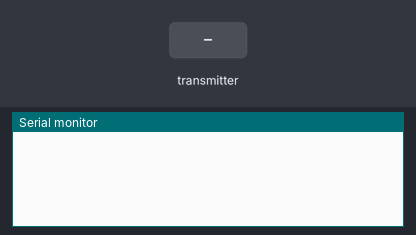
A sketch run on a simulated Arduino Uno, built with avr-gcc and run on an emulated ATmega328P. Parts: the last lines printed to the serial monitor. Inputs (shaded band) come from the test bench. No radio packets arrive unless stated.

Above: at 1.2 s.
1.3 s: the transmitter starts sending got_time = 0
At 1.37 s:
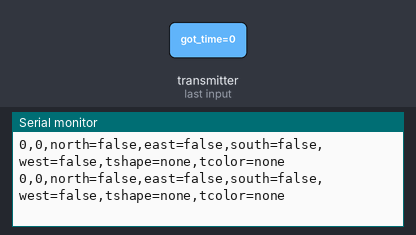
3.2 s: the transmitter starts sending got_time = 1023
At 3.22 s:
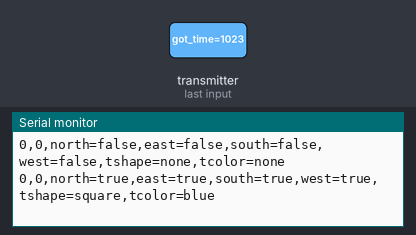

The sketch:

radio.ino
```cpp
// (licence header left out)
/**
 * Example for Getting Started with nRF24L01+ radios.
 *
 * This is an example of how to use the RF24 class.  Write this sketch to two
 * different nodes.  Put one of the nodes into 'transmit' mode by connecting
 * with the serial monitor and sending a 'T'.  The ping node sends the current
 * time to the pong node, which responds by sending the value back.  The ping
 * node can then see how long the whole cycle took.
 */

#include <SPI.h>
#include "nRF24L01.h"
#include "RF24.h"
#include "printf.h"

//
// Hardware configuration
//

// Set up nRF24L01 radio on SPI bus plus pins 9 & 10

RF24 radio(9,10);

//
// Topology
//

// Radio pipe addresses for the 2 nodes to communicate.
const uint64_t pipes[2] = { 0x0000000016LL, 0x00000000017LL };

//
// Role management
//
// Set up role.  This sketch uses the same software for all the nodes
// in this system.  Doing so greatly simplifies testing.
//

// The various roles supported by this sketch
typedef enum { role_ping_out = 1, role_pong_back } role_e;

// The debug-friendly names of those roles
const char* role_friendly_name[] = { "invalid", "Ping out", "Pong back"};

// The role of the current running sketch
role_e role = role_pong_back;

unsigned long got_time;

int currentCell;

int maze[22] = {
  0x00D0,//  B0000|0000|1101|0000,
  0x0850,//  B0000|1000|0101|0000,
  0x1030,//  B0001|0000|0011|0000,
  0x1160,//  B0001|0001|0110|0000,
  0x0950,//  B0000|1001|0101|0000,
  0x0190,//  B0000|0001|1001|0000,
  0x0280,//  B0000|0010|1000|0000,
  0x0A50,//  B0000|1010|0101|0000,
  0x1250,//  B0001|0010|0101|0000,
  0x1A20,//  B0001|1010|0010|0000,
  0x19A0,//  B0001|1001|1010|0000,
  0x18B0,//  B0001|1000|1011|0000,
  0x19A0,//  B0001|1001|1010|0000,
  0x1A20,//  B0001|1010|0010|0000,
  0x1BE0,//  B0001|1011|1110|0000,
  0x1A20,//  B0001|1010|0010|0000,
  0x1250,//  B0001|0010|0101|0000,
  0x0A50,//  B0000|1010|0101|0000,
  0x0280,//  B0000|0010|1000|0000,
  0x03C0,//  B0000|0011|1100|0000,
  0x0B50,//  B0000|1011|0101|0000,
  0x1370,//  B0001|0011|0111|0000
};


void setup(void)
{
  //
  // Print preamble
  //
  currentCell = 0;
  Serial.begin(57600);
  printf_begin();
  printf("\n\rRF24/examples/GettingStarted/\n\r");
  printf("ROLE: %s\n\r",role_friendly_name[role]);
  printf("*** PRESS 'T' to begin transmitting to the other node\n\r");

  //
  // Setup and configure rf radio
  //

  radio.begin();

  // optionally, increase the delay between retries & # of retries
  radio.setRetries(15,15);
  radio.setAutoAck(true);
  // set the channel
  radio.setChannel(0x50);
  // set the power
  // RF24_PA_MIN=-18dBm, RF24_PA_LOW=-12dBm, RF24_PA_MED=-6dBM, and RF24_PA_HIGH=0dBm.
  radio.setPALevel(RF24_PA_MIN);
  //RF24_250KBPS for 250kbs, RF24_1MBPS for 1Mbps, or RF24_2MBPS for 2Mbps
  radio.setDataRate(RF24_250KBPS);

  // optionally, reduce the payload size.  seems to
  // improve reliability
  radio.setPayloadSize(2);

  //
  // Open pipes to other nodes for communication
  //

  // This simple sketch opens two pipes for these two nodes to communicate
  // back and forth.
  // Open 'our' pipe for writing
  // Open the 'other' pipe for reading, in position #1 (we can have up to 5 pipes open for reading)

  if ( role == role_ping_out )
  {
    radio.openWritingPipe(pipes[0]);
    radio.openReadingPipe(1,pipes[1]);
  }
  else
  {
    radio.openWritingPipe(pipes[1]);
    radio.openReadingPipe(1,pipes[0]);
  }

  //
  // Start listening
  //

  radio.startListening();

  //
  // Dump the configuration of the rf unit for debugging
  //

  radio.printDetails();
}

void loop(void)
{
  //
  // Ping out role.  Repeatedly send the current time
  //

  if (role == role_ping_out)
  {
    while (currentCell <= 21) {
      // First, stop listening so we can talk.
      radio.stopListening();

      // Take the time, and send it.  This will block until complete
      unsigned long time = millis();
      int msg = maze[currentCell];
      printf("Now sending %lu...",msg);
      bool ok = radio.write( &msg, sizeof(int) );

      if (ok)
        printf("ok...");
      else
        printf("failed.\n\r");

      // Now, continue listening
      radio.startListening();

      // Wait here until we get a response, or timeout (250ms)
      unsigned long started_waiting_at = millis();
      bool timeout = false;
      while ( ! radio.available() && ! timeout )
        if (millis() - started_waiting_at > 200 )
          timeout = true;

      // Describe the results
      if ( timeout )
      {
        while (timeout) {
          printf("Now sending %lu...",msg);
          bool ok = radio.write( &msg, sizeof(byte) );

          if (ok)
            printf("ok...");
          else
            printf("failed.\n\r");

          // Now, continue listening
          radio.startListening();

          // Wait here until we get a response, or timeout (250ms)
          started_waiting_at = millis();
          timeout = false;
          while ( ! radio.available() && ! timeout )
            if (millis() - started_waiting_at > 200 )
              timeout = true;
        }
      }
      else
      {
        // Grab the response, compare, and send to debugging spew
        unsigned long got_time;
        radio.read( &got_time, sizeof(unsigned long) );

        // Spew it
        printf("Got response %lu, round-trip delay: %lu\n\r",got_time,millis()-got_time);
      }


      // Try again 1s later
      delay(1000);
      currentCell = currentCell+1;
    }
  }

  //
  // Pong back role.  Receive each packet, dump it out, and send it back
  //

  if ( role == role_pong_back )
  {
    // if there is data ready
    if ( radio.available() )
    {
      // Dump the payloads until we've gotten everything
      byte msg;
      bool done = false;
      while (!done)
      {
        // Fetch the payload, and see if this was the last one.
        done = radio.read( &msg, sizeof(byte) );

        String x = String(msg >> 11);
        String y = String(msg >> 8);
        String north = "false";
        String east = "false";
        String south = "false";
        String west = "false";
        String shape;
        String color;

        if ((msg & B10000000) == B10000000)
          north = "true";

        if ((msg & B01000000) == B01000000)
          east = "true";

        if ((msg & B00100000) == B00100000)
          south = "true";

        if ((msg & B00010000) == B00010000)
          west = "true";

        switch (msg & B00001100) {
          case B00000000:
            shape = "none";
            break;
          case B00000100:
            shape = "circle";
            break;
          case B00001000:
            shape = "triangle";
            break;
          case B00001100:
            shape = "square";
            break;
          default:
            shape = "none";
            break;
        }

        switch (msg & B00000011) {
          case B00000000:
            color = "none";
            break;
          case B00000001:
            color = "red";
            break;
          case B00000010:
            color = "green";
            break;
          case B00000011:
            color = "blue";
            break;
          default:
            color = "none";
            break;
        }
        String results = x+","+y+",north="+north+",east="+east+",south="+south+",west="+west+",tshape="+shape+",tcolor="+color;
//        results = results.concat(north);
//        results = results.concat(",east=");
//        results = results.concat(east);
//        results = results.concat(",south=");
//        results = results.concat(south);
//        results = results.concat(",west=");
//        results = results.concat(west);
//        results = results.concat(",tshape=");
//        results = results.concat(shape);
//        results = results.concat(",tcolor=");
//        results = results.concat(color);

        Serial.println(results);

        // Delay just a little bit to let the other unit
        // make the transition to receiver
        delay(20);

      }

      // First, stop listening so we can talk
      radio.stopListening();

      // Send the final one back.
      radio.write( &got_time, sizeof(unsigned long) );
      printf("Sent response.\n\r");

      // Now, resume listening so we catch the next packets.
      radio.startListening();
    }
  }

  //
  // Change roles
  //

  if ( Serial.available() )
  {
    char c = toupper(Serial.read());
    if ( c == 'T' && role == role_pong_back )
    {
      printf("*** CHANGING TO TRANSMIT ROLE -- PRESS 'R' TO SWITCH BACK\n\r");

      // Become the primary transmitter (ping out)
      role = role_ping_out;
      radio.openWritingPipe(pipes[0]);
      radio.openReadingPipe(1,pipes[1]);
    }
    else if ( c == 'R' && role == role_ping_out )
    {
      printf("*** CHANGING TO RECEIVE ROLE -- PRESS 'T' TO SWITCH BACK\n\r");

      // Become the primary receiver (pong back)
      role = role_pong_back;
      radio.openWritingPipe(pipes[1]);
      radio.openReadingPipe(1,pipes[0]);
    }
  }
}
// vim:cin:ai:sts=2 sw=2 ft=cpp
```

Measured:
- after the input at 1.3 s, the serial monitor: prints a new line at once (image 1)
- after the input at 3.2 s, the serial monitor: prints a new line at once (image 2)
